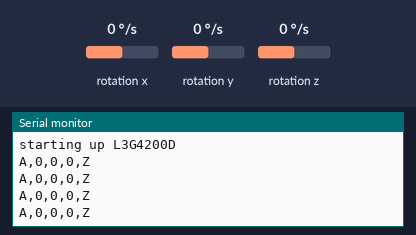
The sketch below on a simulated Arduino Uno, built with avr-gcc and run on an emulated ATmega328P. Parts: the last lines printed to the serial monitor. Wiring (inferred from the names in the program): L3G4200D gyroscope at I2C address 0x69. Inputs (shaded band) come from the test bench; at power-on: rotation x 0 °/s, rotation y 0 °/s, rotation z 0 °/s.

Above: at 2.7 s.
2.8 s: rotation x set to -192 °/s
At 3.18 s:
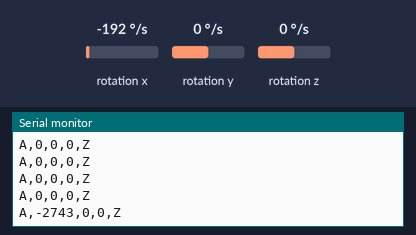
4.3 s: rotation y set to -192 °/s
At 4.35 s:
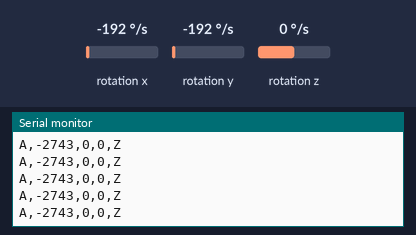
5.8 s: rotation z set to -192 °/s
At 5.83 s:
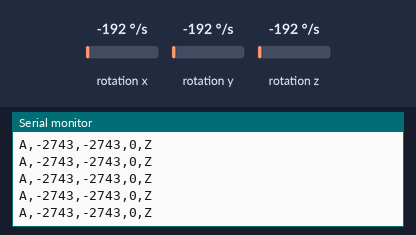

Measured:
- after the input at 2.8 s, the serial monitor: prints a new line after 0.17 s (image 1)

The sketch:

GyroExplore.ino
```cpp
//#define DEBUG
#include <Wire.h>

#define CTRL_REG1 0x20
#define CTRL_REG2 0x21
#define CTRL_REG3 0x22
#define CTRL_REG4 0x23
#define CTRL_REG5 0x24

// Declare L3G4200D address
// use address 104 if CS is not connected
int L3G4200D_Address = 105;

int x;
int y;
int z;

int deltaT = 2;
float timerLoop = 0, timerReading = 0, count = 0;
long k=0, kM1=0;
double dt=0;

void setup()
{
  Wire.begin();
  Serial.begin(9600);
  Serial.println("starting up L3G4200D");
  // Configure L3G4200  - 250, 500 or 2000 deg/sec
  setupL3G4200D(2000);
  delay(1500); //wait for the sensor to be ready
  k = millis();
}

void loop()
{
  // This will update x, y, and z with new values
  getGyroValues();

  // Inner Loop
  timerLoop = millis()-kM1;
  if (timerLoop >= deltaT)
  {
    count += 1;
    if (count >= 100)
    {
      count = 0;

      #ifdef DEBUG
        printTime();
      #endif
      printCSVomega();
    }
    kM1 = millis();
  }
}

void printTime()
{
  Serial.print("  timer loop (ms): ");
  Serial.print(timerLoop);
  Serial.print("  timer reading (micro): ");
  Serial.println(timerReading);
}

void getGyroValues()
{
  timerReading = micros() - dt;

  byte xMSB = readRegister(L3G4200D_Address, 0x29);
  byte xLSB = readRegister(L3G4200D_Address, 0x28);
  x = ((xMSB << 8) | xLSB);

  byte yMSB = readRegister(L3G4200D_Address, 0x2B);
  byte yLSB = readRegister(L3G4200D_Address, 0x2A);
  y = ((yMSB << 8) | yLSB);

  byte zMSB = readRegister(L3G4200D_Address, 0x2D);
  byte zLSB = readRegister(L3G4200D_Address, 0x2C);
  z = ((zMSB << 8) | zLSB);

  dt = micros();
}

int setupL3G4200D(int scale)
{
  writeRegister(L3G4200D_Address, CTRL_REG1, 0b01001111);
  writeRegister(L3G4200D_Address, CTRL_REG2, 0b00001001);
  if(scale == 250)
  {
    writeRegister(L3G4200D_Address, CTRL_REG4, 0b00000000);
  }
  else if(scale == 500)
  {
    writeRegister(L3G4200D_Address, CTRL_REG4, 0b00010000);
  }
  else
  {
    writeRegister(L3G4200D_Address, CTRL_REG4, 0b00110000);
  }

  // CTRL_REG5 controls high-pass filtering of outputs, use it
  // if you'd like:
  writeRegister(L3G4200D_Address, CTRL_REG5, 0b00010000);
  //writeRegister(L3G4200D_Address, CTRL_REG5, 0b00000000);
}

void writeRegister(int deviceAddress, byte address, byte val)
{
    Wire.beginTransmission(deviceAddress);
    Wire.write(address);       // send register address
    Wire.write(val);         // send value to write
    Wire.endTransmission();
}

int readRegister(int deviceAddress, byte address)
{
    int v;
    Wire.beginTransmission(deviceAddress);
    Wire.write(address); // register to read from
    Wire.endTransmission();

    Wire.requestFrom(deviceAddress, 1); // read a byte

    while(!Wire.available())
    {
        // waiting
        Serial.println("No Data");
    }

    v = Wire.read();
    return v;
}

void printCSVomega()
{
  Serial.print("A,");
  Serial.print(x);

  Serial.print(",");
  Serial.print(y);

  Serial.print(",");
  Serial.print(z);
  Serial.println(",Z");
}
```
